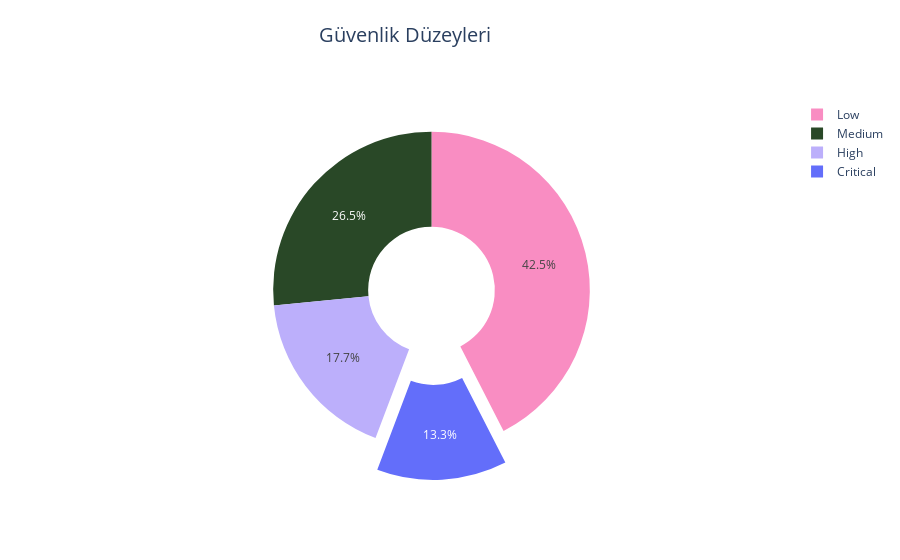

Source (notebook cell):
### Code cell
security = [48, 30, 20, 15]
status = ['Low', 'Medium', 'High', 'Critical']
colors = ['#F98DC2','#294827','#BCAFFB',]


data = go.Pie(values = security, labels = status,
               marker=dict(colors = colors,line = dict(color = '#797D7D')),
               textinfo='percent',
               hole=0.4,pull = [0, 0, 0, 0.2])

layout = go.Layout(title = dict(text = 'Güvenlik Düzeyleri',
                                 x = 0.45, y = 0.95, font_size = 20))

fig = go.Figure(data=data, layout=layout)
fig.show()

### Figure 1 — Plotly figure (JSON) as saved in the notebook; plotly's stock layout.template omitted (floating-point values rounded to 4 significant figures)
{"data": [{"hole": 0.4, "labels": ["Low", "Medium", "High", "Critical"], "marker": {"colors": ["#F98DC2", "#294827", "#BCAFFB"], "line": {"color": "#797D7D"}}, "pull": [0, 0, 0, 0.2], "textinfo": "percent", "type": "pie", "values": [48, 30, 20, 15]}], "layout": {"title": {"font": {"size": 20}, "text": "Güvenlik Düzeyleri", "x": 0.45, "y": 0.95}}}
